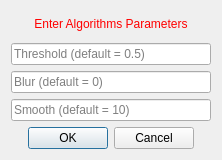
<?xml version="1.0" encoding="UTF-8"?>
<ui version="4.0">
 <class>AtrialScarViewUIMeshing</class>
 <widget class="QWidget" name="AtrialScarViewUIMeshing">
  <property name="geometry">
   <rect>
    <x>0</x>
    <y>0</y>
    <width>222</width>
    <height>160</height>
   </rect>
  </property>
  <property name="sizePolicy">
   <sizepolicy hsizetype="Preferred" vsizetype="Minimum">
    <horstretch>0</horstretch>
    <verstretch>0</verstretch>
   </sizepolicy>
  </property>
  <property name="minimumSize">
   <size>
    <width>0</width>
    <height>160</height>
   </size>
  </property>
  <property name="maximumSize">
   <size>
    <width>16777215</width>
    <height>160</height>
   </size>
  </property>
  <property name="windowTitle">
   <string>Set Values</string>
  </property>
  <layout class="QVBoxLayout" name="verticalLayout">
   <item>
    <widget class="QLabel" name="titleLabel">
     <property name="styleSheet">
      <string notr="true">QLabel { color: rgb(255, 0, 0) }</string>
     </property>
     <property name="text">
      <string>Enter Algorithms Parameters</string>
     </property>
     <property name="alignment">
      <set>Qt::AlignCenter</set>
     </property>
    </widget>
   </item>
   <item>
    <widget class="QLineEdit" name="lineEdit_1">
     <property name="text">
      <string/>
     </property>
     <property name="placeholderText">
      <string>Threshold (default = 0.5)</string>
     </property>
    </widget>
   </item>
   <item>
    <widget class="QLineEdit" name="lineEdit_2">
     <property name="placeholderText">
      <string>Blur (default = 0)</string>
     </property>
    </widget>
   </item>
   <item>
    <widget class="QLineEdit" name="lineEdit_3">
     <property name="placeholderText">
      <string>Smooth (default = 10)</string>
     </property>
    </widget>
   </item>
   <item>
    <widget class="QDialogButtonBox" name="buttonBox">
     <property name="enabled">
      <bool>true</bool>
     </property>
     <property name="orientation">
      <enum>Qt::Horizontal</enum>
     </property>
     <property name="standardButtons">
      <set>QDialogButtonBox::Cancel|QDialogButtonBox::Ok</set>
     </property>
     <property name="centerButtons">
      <bool>true</bool>
     </property>
    </widget>
   </item>
   <item>
    <spacer name="spacer">
     <property name="orientation">
      <enum>Qt::Vertical</enum>
     </property>
     <property name="sizeType">
      <enum>QSizePolicy::Fixed</enum>
     </property>
     <property name="sizeHint" stdset="0">
      <size>
       <width>20</width>
       <height>0</height>
      </size>
     </property>
    </spacer>
   </item>
  </layout>
 </widget>
 <layoutdefault spacing="6" margin="11"/>
 <resources/>
 <connections/>
</ui>
